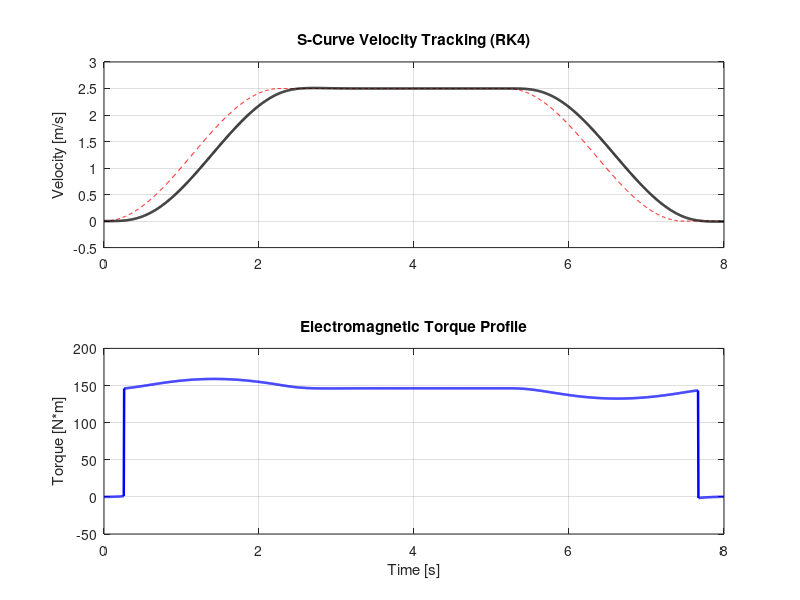

Write the MATLAB code that produced this figure.
%% ELECTROMECHANICAL DRIVE SYSTEM SIMULATION (PMSM / TRACTION DRIVE)
% Author: M. Deniz Sepit — Electrical & Electronics Engineering (deniz.sepit@std.ieu.tr)
clear; clc; close all;

% 1. Electromechanical & Machine Parameters
p_poles = 8; Rs = 0.42; Ld = 4.8e-3; Lq = 5.2e-3;
psi_pm  = 0.38; J_eq = 1.85; B_visc = 0.12; r_sheave = 0.24;
zeta    = 0.75; wn = 6.0;

% 2. S-Curve Jerk-Limited Kinematic Profile
v_max = 2.5; a_max = 1.1; T_sim = 8.0; dt = 0.005;
t = (0:dt:T_sim)'; N = length(t);
t_ramp = v_max / a_max; t_cruise = max(t_ramp + 1.5, 5.2);
v_ref = zeros(N,1); a_ref = zeros(N,1);

for i = 1:N
    ti = t(i);
    if ti < t_ramp
        phase = (pi * ti) / t_ramp;
        v_ref(i) = 0.5 * v_max * (1 - cos(phase));
        a_ref(i) = (0.5 * pi * v_max / t_ramp) * sin(phase);
    elseif ti < t_cruise
        v_ref(i) = v_max; a_ref(i) = 0;
    elseif ti < (t_cruise + t_ramp)
        td = ti - t_cruise; phase = (pi * td) / t_ramp;
        v_ref(i) = 0.5 * v_max * (1 + cos(phase));
        a_ref(i) = -(0.5 * pi * v_max / t_ramp) * sin(phase);
    end
end

% 3. 4th-Order Runge-Kutta (RK4) Numerical ODE Solver
f_ode = @(vel, acc, u_ref) wn^2 * (u_ref - vel) - 2 * zeta * wn * acc;
v_motor = zeros(N,1); a_motor = zeros(N,1);

for i = 1:(N-1)
    y_c = v_motor(i); dy_c = a_motor(i);
    u_c = v_ref(i); u_m = 0.5*(v_ref(i)+v_ref(i+1)); u_n = v_ref(i+1);
    k1_y = dy_c;              k1_dy = f_ode(y_c, dy_c, u_c);
    k2_y = dy_c+0.5*dt*k1_dy; k2_dy = f_ode(y_c+0.5*dt*k1_y, dy_c+0.5*dt*k1_dy, u_m);
    k3_y = dy_c+0.5*dt*k2_dy; k3_dy = f_ode(y_c+0.5*dt*k2_y, dy_c+0.5*dt*k2_dy, u_m);
    k4_y = dy_c+dt*k3_dy;     k4_dy = f_ode(y_c+dt*k3_y, dy_c+dt*k3_dy, u_n);
    v_motor(i+1) = y_c  + (dt/6)*(k1_y  + 2*k2_y  + 2*k3_y  + k4_y);
    a_motor(i+1) = dy_c + (dt/6)*(k1_dy + 2*k2_dy + 2*k3_dy + k4_dy);
end

% 4. Electromagnetic Torque & Stator/Core Losses
omega_m  = v_motor / r_sheave; alpha_m = a_motor / r_sheave;
T_em     = J_eq * alpha_m + B_visc * omega_m + 145.0 * (v_motor > 0.01);
i_q      = T_em / (1.5 * p_poles * psi_pm);
P_copper = 3 * (i_q / sqrt(2)).^2 * Rs;
f_elec   = (p_poles * omega_m) / (2 * pi);
P_core   = 1.8 * f_elec + 0.012 * f_elec.^2;

figure('Color','w');
subplot(2,1,1); plot(t, v_ref, '--r', t, v_motor, '-k', 'LineWidth', 1.8);
grid on; ylabel('Velocity [m/s]'); title('S-Curve Velocity Tracking (RK4)');
subplot(2,1,2); plot(t, T_em, '-b', 'LineWidth', 1.8);
grid on; xlabel('Time [s]'); ylabel('Torque [N*m]'); title('Electromagnetic Torque Profile');
